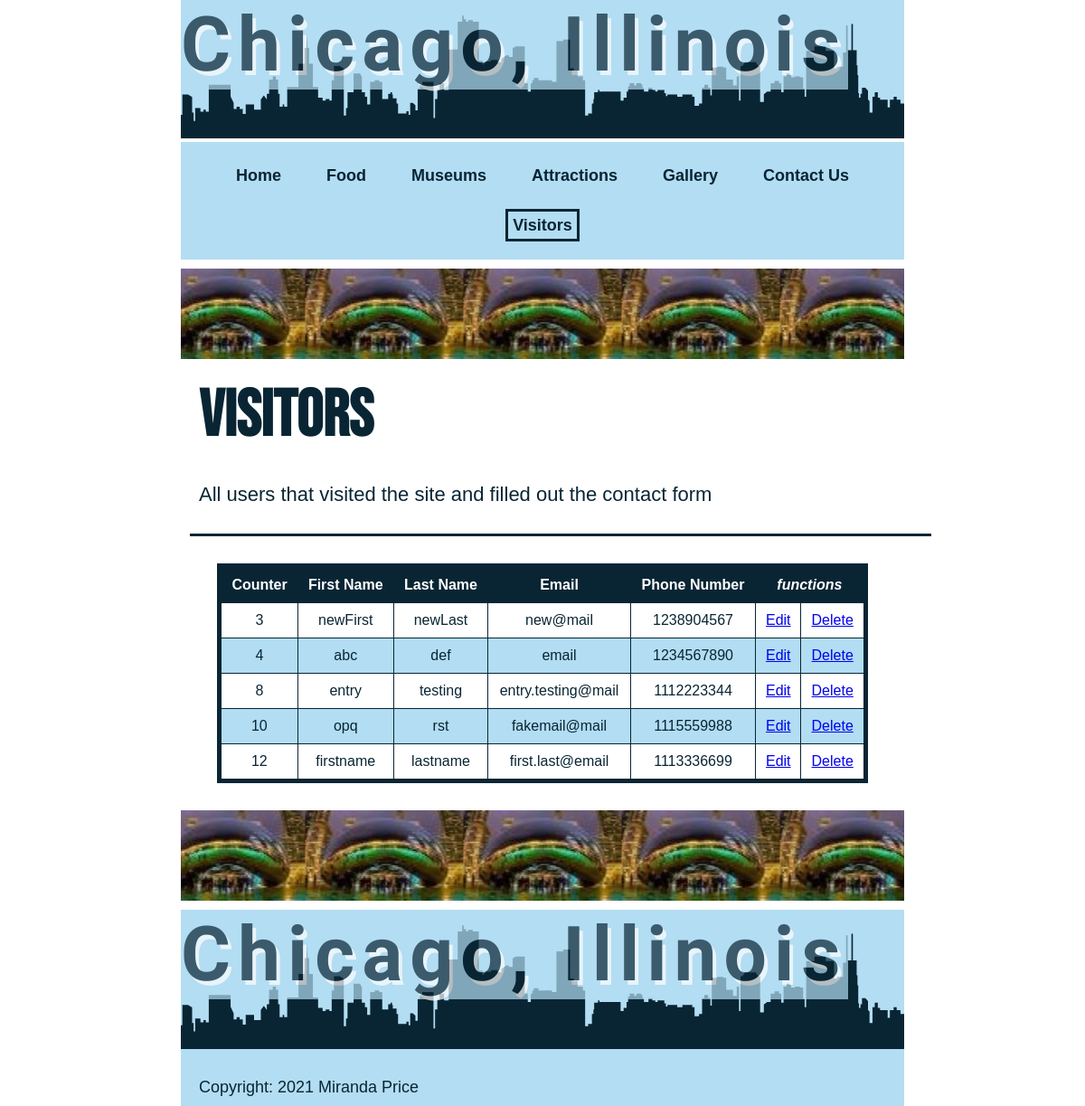
The app's page /visitors.php with its own data.
### tables this page shows
CREATE TABLE `contacts` (
  `counter` int(11) NOT NULL,
  `firstName` varchar(50) NOT NULL,
  `lastname` varchar(50) NOT NULL,
  `email` varchar(50) NOT NULL,
  `phoneNumber` int(11) NOT NULL
);

### visitors.php (the view, shortened to what this page needs)
<?php
	require_once("scripts/config.php");
	$query  = "SELECT * FROM contacts";
	$result = mysqli_query($connection, $query);
?>
<?php include "inc/header.php"; ?>
	<div class = "image-box"></div>
	<div class = "visitors">
	<h2>Visitors</h2>
	<p>All users that visited the site and filled out the contact form</p>
	<table>
		<tr>
			<th>Counter</th>
			<th>First Name</th>
			<th>Last Name</th>
			<th>Email</th>
			<th>Phone Number</th>
			<th colspan="2"><em>functions</em></th>
		</tr>
		<?php
			while($data = mysqli_fetch_assoc($result)) {
		?>
			<tr>
				<td><?php echo$data["counter"]?></td>
				<td><?php echo$data["firstName"]?></td>
				<td><?php echo$data["lastname"]?></td>
				<td><?php echo$data["email"]?></td>
				<td><?php echo$data["phoneNumber"]?></td>
				<td><a href="scripts/update.php?counter=<?php echo $data['counter']; ?>">Edit</a></td>
    			<td><a onclick="return confirm('Are you sure you want to delete counter: <?php echo $data["counter"]; ?>?')" href="scripts/delete.php?counter=<?php echo $data['counter']; ?>">Delete</a></td>
			</tr>
		<?php } ?>
		</table>
		<div class = "image-box"></div>
		</div>
<?php include "inc/footer.php"; ?>

### inc/header.php (shortened to what this page needs)
<!DOCTYPE html>
<html lang="en">
	<head>
		<link rel="stylesheet" href="css/style.css">
		<link rel="stylesheet" href="css/navigation.css">
	</head>
	<body>
	<div class="container">
			<header>
				<h1>Chicago, Illinois</h1>
			</header>
			<?php include "inc/nav.php"; ?>
			<main>

### inc/nav.php
<nav class="menu">
	<ul>
		<li>
			<a href="index.php">Home</a>
		</li>
		<li>
			<a href="food.php">Food</a>
		</li>
		<li>
			<a href="museums.php">Museums</a>
		</li>
		<li>
			<a href="attractions.php">Attractions</a>
		</li>
		<li>
			<a href="gallery.php">Gallery</a>
		</li>
		<li>
			<a href="contacts.php">Contact Us</a>
		</li>
		<li>
			<a href="visitors.php">Visitors</a>
		</li>
	</ul>
</nav>

### inc/footer.php (shortened to what this page needs)
	</main>
	<footer class="sticky">
		<img src="images/skyline.svg" alt="Skyline of Chicago">
		<h1>Chicago, Illinois</h1>
		<p>Copyright: 2021 Miranda Price</p>
	</footer>
	</div>
	</body>
</html>

### css/style.css (style rules this page uses)
body { margin: 0px; }
.container { position: relative; margin: 0 auto; width: 85%; max-width: 800px; font-family: Montserrat, sans-serif; color: #092534; }
main { background-color: #FFFFFF; }
.sticky { position: sticky; position: -webkit-sticky; bottom: 0; z-index: -1; background-color: #b3ddf2; margin: 0px; }
.sticky p { font-family: Teko, sans-serif; margin-bottom: 0px; font-size: 18px; padding: 10px 20px 10px 20px; }
header img, footer img { position: relative; background-color: #b3ddf2; }
h1 { background-color: #b3ddf2; opacity: .7; position: absolute; top: 0px; left: 0px; font-size: 84px; font-family: Yellowtail, sans-serif; letter-spacing: 8px; text-shadow: 4px 5px #FFFFFF; margin: 0px; }
h2, h3 { color: #FF0000; font-family: Bebas Neue, sans-serif; font-weight: bold; margin: 0px; }
h2 { font-size: 84px; text-decoration: underline; }
.contact h2, .visitors h2 { text-decoration: none; font-size: 72px; margin: 10px; padding: 10px; color: #092534; }
.contact p, .visitors p { font-size: 22px; margin: 10px; width: 100%; padding: 10px; padding-bottom: 30px; border-bottom: 3px solid #092534; }
.image-box { height: 100px; width: 100%; margin: 10px 0px; background-image: url("../images/visitors_border.jpg"); background-repeat: repeat-x; background-position: center; }
table { border: 5px solid #092534; border-collapse: collapse; position: relative; margin: 30px auto; width: 90%; }
tr { background-color: #FFFFFF; }
tr:nth-child(2n+1) { background-color: #b2ddf3; }
th { background-color: #092534; color: #FFFFFF; padding: 10px; text-align: center; }
td { border: 1px solid #092534; text-align: center; padding: 10px; }

### css/navigation.css (style rules this page uses)
.menu ul { list-style: none; margin: 0px; padding: 10px 0px 10px 0px; display: flex; flex-wrap: wrap; justify-content: center; background-color: #b3ddf2; }
.menu li { font-family: Teko, sans-serif; font-size: 18px; margin: 10px 5px 10px 5px; padding: 7px 15px; }
.menu a { color: #092534; display: inline; text-decoration: none; font-weight: bolder; padding: 5px; }
.menu a.is-current { border: 3px solid #092534; }

### records on screen
contacts: counter "3", firstName "newFirst", lastname "newLast", email "new@mail", phoneNumber "1238904567"
contacts: counter "4", firstName "abc", lastname "def", email "email", phoneNumber "1234567890"
contacts: counter "8", firstName "entry", lastname "testing", email "entry.testing@mail", phoneNumber "1112223344"
contacts: counter "10", firstName "opq", lastname "rst", email "fakemail@mail", phoneNumber "1115559988"
contacts: counter "12", firstName "firstname", lastname "lastname", email "first.last@email", phoneNumber "1113336699"
